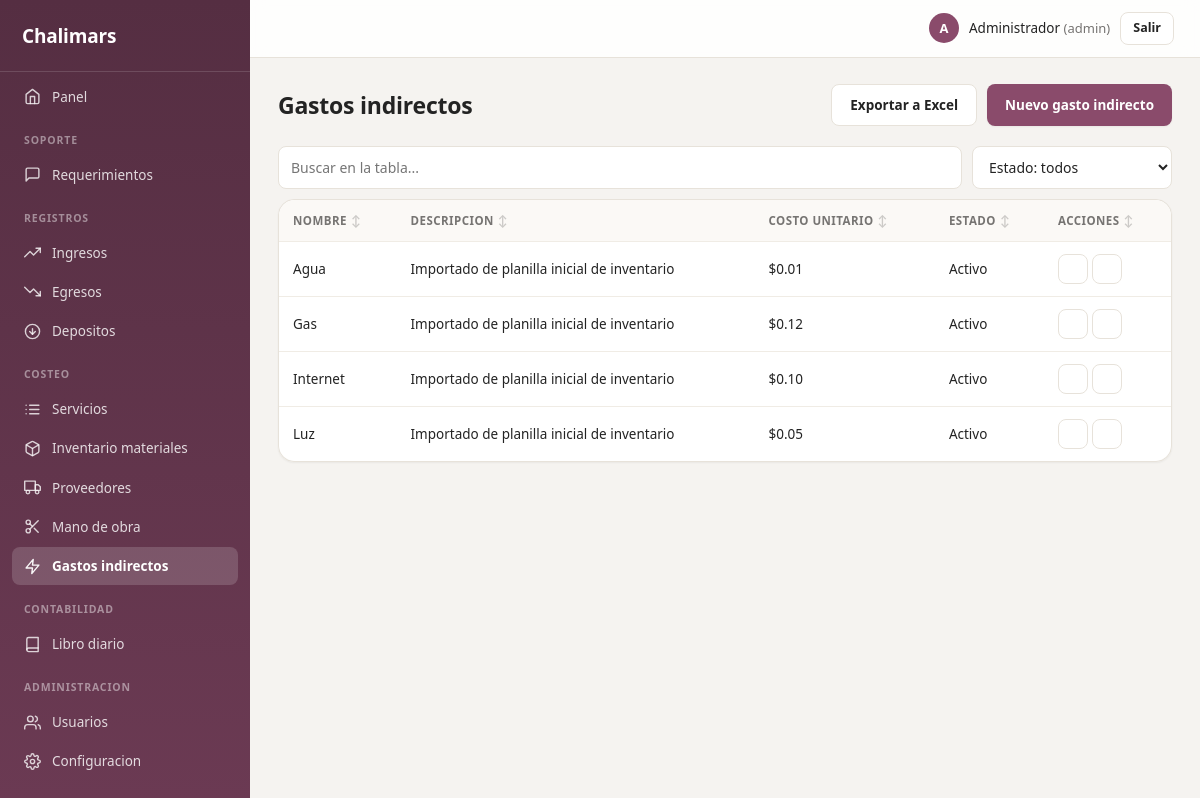
Screenshot of /gastos_indirectos/index.php (signed in) with the database file from the repository.
### tables this page shows
CREATE TABLE configuracion (
    id INT PRIMARY KEY DEFAULT 1,
    nombre_negocio VARCHAR(150) NOT NULL DEFAULT 'Chalimars',
    logo VARCHAR(255) NULL,
    color_primario VARCHAR(7) NOT NULL DEFAULT '#8a4b6b',
    updated_at TIMESTAMP DEFAULT CURRENT_TIMESTAMP ON UPDATE CURRENT_TIMESTAMP
);

CREATE TABLE gastos_indirectos (
    id INT AUTO_INCREMENT PRIMARY KEY,
    nombre VARCHAR(150) NOT NULL,
    descripcion TEXT,
    costo_unitario DECIMAL(10,2) NOT NULL DEFAULT 0,
    activo TINYINT(1) NOT NULL DEFAULT 1,
    created_at TIMESTAMP DEFAULT CURRENT_TIMESTAMP
);

### includes/auth.php (called while the page is built, shortened)
<?php
function current_user() {
    return $_SESSION['user'] ?? null;
}
function is_admin() {
    $user = current_user();
    return $user && in_array($user['rol'], ['admin', 'desarrollador'], true);
}

### gastos_indirectos/index.php (the view, shortened to what this page needs)
<?php
require_once __DIR__ . '/../includes/bootstrap.php';
$gastos = $pdo->query('SELECT * FROM gastos_indirectos ORDER BY nombre')->fetchAll();
require __DIR__ . '/../includes/header.php';
?>
<div class="page-header">
    <h1>Gastos indirectos</h1>
    <div class="actions">
        <a class="btn btn-secondary" href="<?= BASE_URL ?>gastos_indirectos/export.php">Exportar a Excel</a>
        <?php if (is_admin()): ?>
            <a class="btn" href="<?= BASE_URL ?>gastos_indirectos/form.php">Nuevo gasto indirecto</a>
        <?php endif; ?>
    </div>
</div>
<div class="table-wrap" data-table>
<table>
    <thead>
    <tr><th>Nombre</th><th>Descripcion</th><th>Costo unitario</th><th data-filter>Estado</th><?php if (is_admin()): ?><th>Acciones</th><?php endif; ?></tr>
    </thead>
    <tbody>
    <?php foreach ($gastos as $g): ?>
        <tr>
            <td><?= h($g['nombre']) ?></td>
            <td><?= h($g['descripcion']) ?></td>
            <td><?= money($g['costo_unitario']) ?></td>
            <td><?= $g['activo'] ? 'Activo' : 'Inactivo' ?></td>
            <?php if (is_admin()): ?>
            <td>
                <div class="action-icons">
                    <a class="btn-icon" href="<?= BASE_URL ?>gastos_indirectos/form.php?id=<?= (int)$g['id'] ?>" title="Editar"><?= icon_svg('edit') ?></a>
                    <form class="inline" method="post" action="<?= BASE_URL ?>gastos_indirectos/delete.php" onsubmit="return confirm('Cambiar estado de este gasto?');">
                        <button type="submit" class="btn-icon <?= $g['activo'] ? 'btn-icon-danger' : 'btn-icon-success' ?>" title="<?= $g['activo'] ? 'Desactivar' : 'Activar' ?>"><?= icon_svg('power') ?></button>
                    </form>
                </div>
            </td>
            <?php endif; ?>
        </tr>
    <?php endforeach; ?>
    </tbody>
</table>
</div>
<?php require __DIR__ . '/../includes/footer.php'; ?>

### includes/header.php (shortened to what this page needs)
<?php
$user = current_user();
$config = isset($pdo) ? get_config($pdo) : ['nombre_negocio' => 'Chalimars', 'logo' => null, 'color_primario' => '#8a4b6b'];
$currentDir = trim(str_replace('\\', '/', dirname($_SERVER['SCRIPT_NAME'] ?? '')), '/');
$currentDir = basename($currentDir);
$currentFile = basename($_SERVER['SCRIPT_NAME'] ?? '');
function nav_active($section, $currentDir, $currentFile = null) {
    if ($section === '') {
        return $currentDir === '' && $currentFile === 'index.php';
    }
    return $currentDir === $section;
}
$navItems = [
    ['section' => '', 'url' => 'index.php', 'label' => 'Panel',
        'icon' => '<path d="M3 9l9-7 9 7v11a2 2 0 0 1-2 2H5a2 2 0 0 1-2-2z"></path><path d="M9 22V12h6v10"></path>'],
];
if (is_admin()) {
    $navGroups['Contabilidad'] = [
        ['section' => 'contabilidad', 'url' => 'contabilidad/index.php', 'label' => 'Libro diario',
            'icon' => '<path d="M4 19.5A2.5 2.5 0 0 1 6.5 17H20"></path><path d="M6.5 2H20v20H6.5A2.5 2.5 0 0 1 4 19.5v-15A2.5 2.5 0 0 1 6.5 2z"></path>'],
    ];
    $navGroups['Administracion'] = [
        ['section' => 'usuarios', 'url' => 'usuarios/index.php', 'label' => 'Usuarios',
            'icon' => '<path d="M17 21v-2a4 4 0 0 0-4-4H5a4 4 0 0 0-4 4v2"></path><circle cx="9" cy="7" r="4"></circle><path d="M23 21v-2a4 4 0 0 0-3-3.87"></path><path d="M16 3.13a4 4 0 0 1 0 7.75"></path>'],
        ['section' => 'configuracion', 'url' => 'configuracion/index.php', 'label' => 'Configuracion',
            'icon' => '<circle cx="12" cy="12" r="3"></circle><path d="M19.4 15a1.65 1.65 0 0 0 .33 1.82l.06.06a2 2 0 0 1 0 2.83 2 2 0 0 1-2.83 0l-.06-.06a1.65 1.65 0 0 0-1.82-.33 1.65 1.65 0 0 0-1 1.51V21a2 2 0 0 1-2 2 2 2 0 0 1-2-2v-.09A1.65 1.65 0 0 0 9 19.4a1.65 1.65 0 0 0-1.82.33l-.06.06a2 2 0 0 1-2.83 0 2 2 0 0 1 0-2.83l.06-.06a1.65 1.65 0 0 0 .33-1.82 1.65 1.65 0 0 0-1.51-1H3a2 2 0 0 1-2-2 2 2 0 0 1 2-2h.09A1.65 1.65 0 0 0 4.6 9a1.65 1.65 0 0 0-.33-1.82l-.06-.06a2 2 0 0 1 0-2.83 2 2 0 0 1 2.83 0l.06.06a1.65 1.65 0 0 0 1.82.33H9a1.65 1.65 0 0 0 1-1.51V3a2 2 0 0 1 2-2 2 2 0 0 1 2 2v.09a1.65 1.65 0 0 0 1 1.51 1.65 1.65 0 0 0 1.82-.33l.06-.06a2 2 0 0 1 2.83 0 2 2 0 0 1 0 2.83l-.06.06a1.65 1.65 0 0 0-.33 1.82V9a1.65 1.65 0 0 0 1.51 1H21a2 2 0 0 1 2 2 2 2 0 0 1-2 2h-.09a1.65 1.65 0 0 0-1.51 1z"></path>'],
    ];
}
function render_nav_link($item, $currentDir, $currentFile) {
    $active = nav_active($item['section'], $currentDir, $currentFile);
    printf(
        '<a href="%s%s" class="%s"><svg class="nav-icon" viewBox="0 0 24 24" fill="none" stroke="currentColor" stroke-width="2" stroke-linecap="round" stroke-linejoin="round">%s</svg><span>%s</span></a>',
        BASE_URL, h($item['url']), $active ? 'active' : '', $item['icon'], h($item['label'])
    );
}
$cssPath = BASE_PATH . '/assets/css/style.css';
$cssVersion = file_exists($cssPath) ? filemtime($cssPath) : time();
?>
<!DOCTYPE html>
<html lang="es">
<head>
<link rel="stylesheet" href="<?= BASE_URL ?>assets/css/style.css?v=<?= $cssVersion ?>">
</head>
<body>
<div class="app">
    <aside class="sidebar">
        <div class="brand">
            <span><?= h($config['nombre_negocio']) ?></span>
        </div>
        <nav>
            <?php render_nav_link($navItems[0], $currentDir, $currentFile); ?>
            <?php foreach ($navGroups as $groupLabel => $items): ?>
                <div class="nav-group"><?= h($groupLabel) ?></div>
                <?php foreach ($items as $item): ?>
                    <?php render_nav_link($item, $currentDir, $currentFile); ?>
                <?php endforeach; ?>
            <?php endforeach; ?>
        </nav>
    </aside>
    <div class="main">
        <header class="topbar">
            <div class="user-info">
                <span class="user-avatar"><?= h(mb_substr($user['nombre_completo'] ?? '?', 0, 1)) ?></span>
                <span><?= h($user['nombre_completo'] ?? '') ?> <span class="muted">(<?= h($user['rol'] ?? '') ?>)</span></span>
                <a href="<?= BASE_URL ?>logout.php" class="btn btn-sm btn-secondary">Salir</a>
            </div>
        </header>
        <main class="content">

### includes/functions.php (shortened to what this page needs)
<?php
function money($amount) {
    return '$' . number_format((float)$amount, 2);
}
function h($value) {
    return htmlspecialchars((string)($value ?? ''), ENT_QUOTES, 'UTF-8');
}
function icon_paths($name) {
    $icons = [
        'eye' => '<path d="M1 12s4-8 11-8 11 8 11 8-4 8-11 8-11-8-11-8z"></path><circle cx="12" cy="12" r="3"></circle>',
        'edit' => '<path d="M12 20h9"></path><path d="M16.5 3.5a2.121 2.121 0 0 1 3 3L7 19l-4 1 1-4L16.5 3.5z"></path>',
        'history' => '<circle cx="12" cy="12" r="10"></circle><polyline points="12 6 12 12 16 14"></polyline>',
        'plus-circle' => '<circle cx="12" cy="12" r="10"></circle><line x1="12" y1="8" x2="12" y2="16"></line><line x1="8" y1="12" x2="16" y2="12"></line>',
        'power' => '<path d="M18.36 6.64a9 9 0 1 1-12.73 0"></path><line x1="12" y1="2" x2="12" y2="12"></line>',
        'trash' => '<polyline points="3 6 5 6 21 6"></polyline><path d="M19 6v14a2 2 0 0 1-2 2H7a2 2 0 0 1-2-2V6m3 0V4a2 2 0 0 1 2-2h4a2 2 0 0 1 2 2v2"></path><line x1="10" y1="11" x2="10" y2="17"></line><line x1="14" y1="11" x2="14" y2="17"></line>',
        'users' => '<path d="M17 21v-2a4 4 0 0 0-4-4H5a4 4 0 0 0-4 4v2"></path><circle cx="9" cy="7" r="4"></circle><path d="M23 21v-2a4 4 0 0 0-3-3.87"></path><path d="M16 3.13a4 4 0 0 1 0 7.75"></path>',
    ];
    return $icons[$name] ?? '';
}
function icon_svg($name) {
    return '<svg viewBox="0 0 24 24" fill="none" stroke="currentColor" stroke-width="2" stroke-linecap="round" stroke-linejoin="round">' . icon_paths($name) . '</svg>';
}
function get_config(PDO $pdo) {
    static $config = null;
    if ($config === null) {
        $stmt = $pdo->query('SELECT * FROM configuracion WHERE id = 1');
        $config = $stmt->fetch() ?: [
            'nombre_negocio' => 'Chalimars',
            'logo' => null,
            'color_primario' => '#8a4b6b',
        ];
    }
    return $config;
}

### includes/footer.php
        </main>
    </div>
</div>
</body>
</html>

### rows the page displays
configuracion: nombre_negocio "Chalimars"
gastos_indirectos: nombre "Agua", descripcion "Importado de planilla inicial de inventario", costo_unitario "$0.01", activo "Activo"
gastos_indirectos: nombre "Gas", descripcion "Importado de planilla inicial de inventario", costo_unitario "$0.12", activo "Activo"
gastos_indirectos: nombre "Internet", descripcion "Importado de planilla inicial de inventario", costo_unitario "$0.10", activo "Activo"
gastos_indirectos: nombre "Luz", descripcion "Importado de planilla inicial de inventario", costo_unitario "$0.05", activo "Activo"

### other values shown
$item['label'] "Panel"
$groupLabel "SOPORTE"
$item['label'] "Requerimientos"
$groupLabel "REGISTROS"
$item['label'] "Ingresos"
$item['label'] "Egresos"
$item['label'] "Depositos"
$groupLabel "COSTEO"
$item['label'] "Servicios"
$item['label'] "Inventario materiales"
$item['label'] "Proveedores"
$item['label'] "Mano de obra"
$item['label'] "Gastos indirectos"
$groupLabel "CONTABILIDAD"
$item['label'] "Libro diario"
